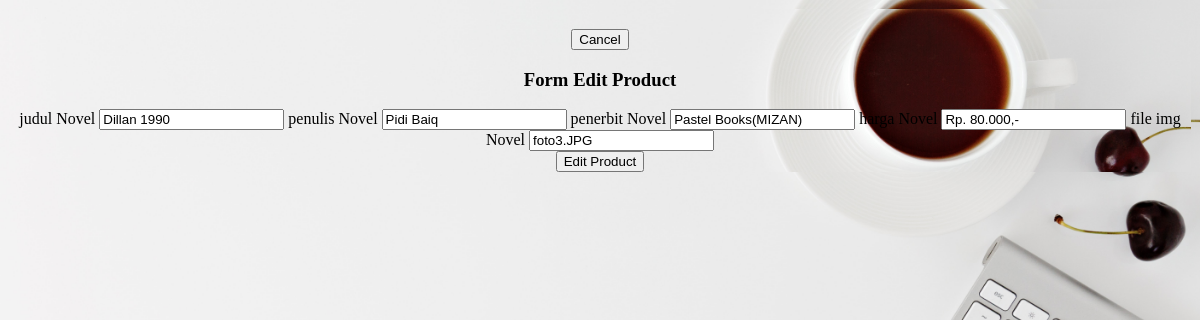
/php/ubah.php?id=1 (signed in), run on the app's committed database.
### tables this page shows
CREATE TABLE `novel` (
  `id` int(11) NOT NULL,
  `judul` varchar(100) NOT NULL,
  `penulis` varchar(100) NOT NULL,
  `penerbit` varchar(100) NOT NULL,
  `harga` varchar(100) NOT NULL,
  `img` varchar(100) NOT NULL
);

### php/functions.php (called while the page is built, shortened)
<?php
function koneksi()
{
    $conn = mysqli_connect("localhost", "root", "", "pw_tubes_203040039");
    mysqli_select_db($conn, "pw_tubes_203040039");
    return $conn;
}
function query($sql)
{
    $conn = koneksi();
    $result = mysqli_query($conn, "$sql");
    $rows = [];
    while ($row = mysqli_fetch_assoc($result)) {
        $rows[] = $row;
    }
    return $rows;
}

### php/ubah.php (the view, shortened to what this page needs)
<?php
require 'functions.php';
$id = $_GET['id'];
$Novel = query("SELECT * FROM novel WHERE id = $id")[0];
?>
<!DOCTYPE html>
<html lang="en">
<head>
    <link rel="stylesheet" href="https://cdn.metroui.org.ua/v4.3.2/css/metro-all.min.css">
    <link rel="stylesheet" href="../css/tambah.css">
</head>
<body>
    <div class="container">
        <div class="add" style="padding-top: 20px;">
            <a href="admin.php"><button class="button alert outline">Cancel</button></a>
        </div>
        <h3>Form Edit Product</h3>
        <form action="" method="post">
            <label for="judul">judul Novel</label>
            <input type="text" data-role="input" name="judul" id="judul" value="<?= $Novel['judul'] ?>" require>
            <label for="penulis">penulis Novel</label>
            <input type="text" data-role="input" name="penulis" id="penulis" value="<?= $Novel['penulis'] ?>" require>
            <label for="penerbit">penerbit Novel</label>
            <input type="text" data-role="input" name="penerbit" id="penerbit" value="<?= $Novel['penerbit'] ?>" require>
            <label for="harga">harga Novel</label>
            <input type="text" data-role="input" name="harga" id="harga" value="<?= $Novel['harga'] ?>" class="mb-1" title="">
            <label for="img">file img Novel</label>
            <input type="text" data-role="input" name="img" id="img" value="<?= $Novel['img'] ?>" require>
            <br>
            <button type="submit" name="ubah" class="button success outline">
                Edit Product
            </button>
        </form>
    </div>
</body>
</html>

### css/tambah.css (style rules this page uses)
body { background-image: url(../assets/img/26.jpg); text-align: center; color: rgb(0, 0, 0); }
.container { background-image: url(../assets/img/28.jpg); background-size: cover; }

### php/ubah.php (style rules this page uses)
body { background-image: url(../assets/img/28.jpg); background-size: cover; padding: 1px; height: 100%; }

### data on the page
novel: judul "Dillan 1990", penulis "Pidi Baiq", penerbit "Pastel Books(MIZAN)", harga "Rp. 80.000,-", img "foto3.JPG"
